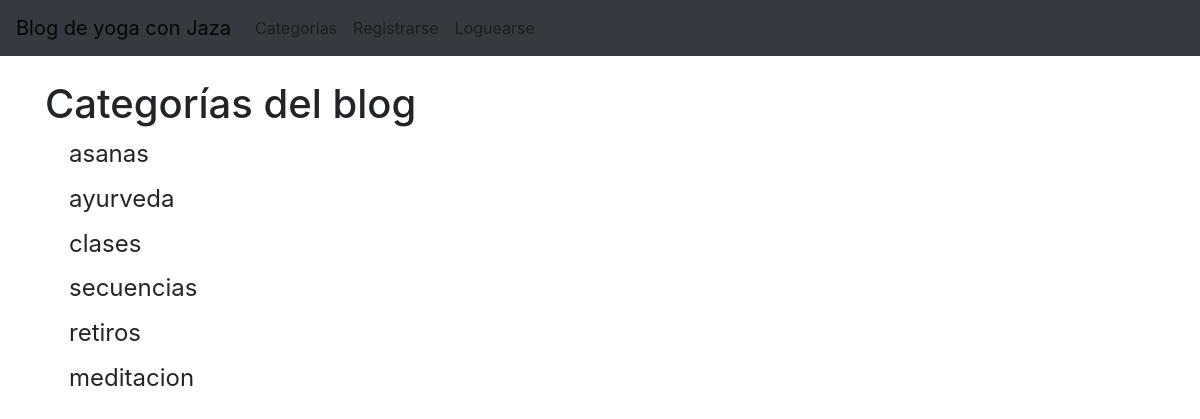
The page /category-list/ on the database its author committed.
### AppBlogYoga/models.py (models this page shows, shortened)
class Category(models.Model):
    nombre=models.CharField(max_length=200)
    def __str__(self):
        return self.nombre

### AppBlogYoga/views.py (the view)
# urls.py: path('category-list/', CategoryListView, name='category-list'),
def CategoryListView(request):
    cat_menu_list=Category.objects.all()
    return render(request, 'category_list.html', {'cat_menu_list':cat_menu_list})

### AppBlogYoga/templates/category_list.html (shortened to what this page needs)
{% extends 'padre.html' %}
{% block content %}
    <h1>Categorías del blog</h1>
        {% for item in cat_menu_list %}
            <h4><a class="dropdown-item" href="{% url 'category' item %}">{{ item }}</a></h4>
        {% endfor %}
{% endblock %}

### rows shown on the page
Category: nombre "asanas"
Category: nombre "ayurveda"
Category: nombre "clases"
Category: nombre "secuencias"
Category: nombre "retiros"
Category: nombre "meditacion"
